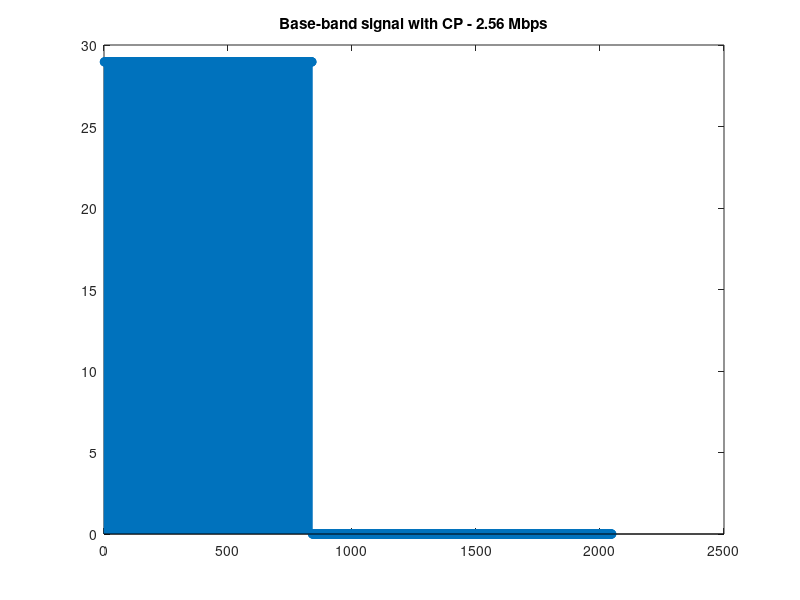

Source code (MATLAB): (Note: this script raises an error after producing the figure.)
clear all;clc;

% ------- Definitions -------
u = 129;
Nzc = 839;
NIFFT = 2048;
NIDFT = 24576;
sc_offset = 0;
v = [10];
%v = [0, 1, 3, 62, 63];
Ncs = 13;
l = 480;
fc = 0.08333;
signal = complex(0,0)*zeros(1,NIFFT);
xuv = complex(0,0)*zeros(1,Nzc);
Pfa = 0.0001;
Pfd = 0.001;
trials_counter = 0;
false_alarm_counter = 0;
correct_rejection_counter = 0;
detection_counter = 0;
false_rejection_counter = 0;

send_preamble = true;
show_figures = true;
add_noise = true;
add_offset = true;

if(send_preamble)
    nOfTransmittedPreambles = length(v);
else
    nOfTransmittedPreambles = 0;
end

nTrials = 1;

tx_shift_adjust = 10;

error_counter = 0;
error_detected_preamble_v = [];
error_signature = [];
error_TA = [];
error_max_values = [];
error_detected_preambles = [];
error_number_of_detected_preamble = [];

%% ****************************** PRACH Transmission ******************************

% ------- Generate local Zadoff-Chu sequence -------
delay = 4;
n = [0:1:(Nzc-1)];
xu_root = exp(-1i*(pi*u.*n.*(n+1))./Nzc);
if(send_preamble)
    for i=1:1:length(v)
        Cv = v(i)*Ncs;
        xuv = xuv + xu_root(mod((n+Cv),Nzc)+1);
        
        if(v(i)==3)
            xuv = xuv + xu_root(mod((n+Cv-delay),Nzc)+1);
        end
    end
end

% ------- Generate base-band signal -------
Xuv = fft(xuv,Nzc);
signal(1+sc_offset : Nzc+sc_offset) = Xuv;
bb_signal = ifft(signal, NIFFT);

% ------- Add CP -------
% Preamble format 0:
Nseq = 2048;
Ncp = 264;
bb_signal_cp = [bb_signal(NIFFT-Ncp+1:NIFFT), bb_signal, zeros(1,tx_shift_adjust)];

if(show_figures)
    figure(1)
    stem(abs(fft(bb_signal_cp,NIFFT)));
    title('Base-band signal with CP - 2.56 Mbps');
end

% ------- Up-sampling by a factor of 12 -------
%y = interp(bb_signal_cp,12,l,fc);
y = upsample(bb_signal_cp,12);

%b = fir1(l,fc);
%freqz(b,1,512);
%y_filtered = filter(b,1,y);

%[b,a] = maxflat(10,2,fc);
%y_filtered = filter(b,a,y);
%fvtool(b,a)

Hd = butterworth3; % Best response curve: flat!
%Hd = maximallyflat2;
y_filtered = filter(Hd,y);

if(show_figures)
    figure(2)
    stem(abs(fft(y,NIDFT)));
    title('Upsampled signal - 2.56 Mbps * 12 = 30.72 Mbps');
    
    figure(3)
    stem(abs(fft(y_filtered((Ncp*12)+1:NIDFT+12*Ncp),NIDFT)));
    title('Low-pass filtered Upsampled signal');
end

y_filtered_adjusted = y_filtered(12*tx_shift_adjust+1:length(y_filtered));

% ------- Time-domain frequency shift -------
theta = 7;
K = 12;
Nrbsc = 12;
Nulrb = 25;
nraprb = 4;
ko = nraprb*Nrbsc - (Nulrb*Nrbsc)/2;
Ncp = 3168;
fo = theta+K*(ko+1/2);
m = 0:1:NIDFT+Ncp-1;
k = m-Ncp;
time_freq_shift = exp((1i*2*pi*fo*k)/NIDFT);
y_shifted = y_filtered_adjusted.*time_freq_shift;

% ------- Add Guard-band interval -------
NG = 2976;
y_shifted = [y_shifted, zeros(1,NG)];

if(show_figures)
    figure(4)
    stem(abs(fft(y_shifted(Ncp+1:NIDFT+Ncp),NIDFT)));
    title('Time Domain Frequency Shifted Base-band Signal');
end

% normalize = true;
% if(normalize)
%     y_shifted = y_shifted/max(abs(y_shifted));
% end

%% ****************************** AWGN and Delay Channel ******************************


if(add_noise)
%     noise_power = -30; % in dBW
%     corrupted_signal = y_shifted + wgn(1,30720,noise_power,'complex');

    snr = -30; % in dB
    corrupted_signal = awgn(y_shifted,snr,'measured');
else
    corrupted_signal = y_shifted;
end

add_offset = false;
if(add_offset)
    offset = 0.3*max(real(corrupted_signal));
    corrupted_signal = corrupted_signal - (offset+0i);
end

add_ta = true;
if(add_ta)
    TA = 0;
    corrupted_signal = [zeros(1,12*TA),corrupted_signal];
end

%% ****************************** PRACH Reception ******************************

% ------- Remove CP and GB -------
rec_signal = corrupted_signal(Ncp+1:NIDFT+Ncp);

if(show_figures)
    figure(5)
    stem(abs(fft(rec_signal,NIDFT)));
    title('Received base-band signal');
end

% ------- Time-domain frequency shift -------
m = 0:1:NIDFT-1;
time_freq_shift = exp((-1i*2*pi*fo*m)/NIDFT);

rec_signal_shifted = rec_signal.*time_freq_shift;

% Adjust delay added by the downsampling filter.
rx_shift_adjust = 3;
adjusted_rec_signal_shifted = [rec_signal_shifted zeros(1,12*rx_shift_adjust)];

if(show_figures)
    figure(6)
    stem(abs(fft(adjusted_rec_signal_shifted,NIDFT)));
    title('Time-domain frequency shifted Received base-band signal');
end

% ------- Downsampling with polyphase filter -------
downsample_factor = 12;
num = [0.00017939033531018 0.000373331595313973 0.00071274312540008 0.00121789473997835 0.00189381011836236 0.00275388375215944 0.00376067623652285 0.00487234517759502 0.00598957449393566 0.00700728758190838 0.00777151701050356 0.00814045427108632 0.00795185498237852 0.00709158862282701 0.00546778367396934 0.00307861305755767 -1.63753592195977e-005 -0.00363923795041085 -0.00753728454262852 -0.0113456884758382 -0.0146531315425441 -0.0169868383944301 -0.017897105615824 -0.0169574750468651 -0.0138553470030869 -0.00839044785522955 -0.000552643816493893 0.00950073408600361 0.0213970980368926 0.0346051144947382 0.0484238439582872 0.0620729050177951 0.0747101454691587 0.0855405957225286 0.0938411757641215 0.0990638802182588 0.100842037329038 0.0990638802182588 0.0938411757641215 0.0855405957225286 0.0747101454691587 0.0620729050177951 0.0484238439582872 0.0346051144947382 0.0213970980368926 0.00950073408600361 -0.000552643816493893 -0.00839044785522955 -0.0138553470030869 -0.0169574750468651 -0.017897105615824 -0.0169868383944301 -0.0146531315425441 -0.0113456884758382 -0.00753728454262852 -0.00363923795041085 -1.63753592195977e-005 0.00307861305755767 0.00546778367396934 0.00709158862282701 0.00795185498237852 0.00814045427108632 0.00777151701050356 0.00700728758190838 0.00598957449393566 0.00487234517759502 0.00376067623652285 0.00275388375215944 0.00189381011836236 0.00121789473997835 0.00071274312540008 0.000373331595313973 0.00017939033531018];
hm = mfilt.firdecim(downsample_factor,num);

downsampled_signal = filter(hm,adjusted_rec_signal_shifted);

adjusted_downsampled_signal = downsampled_signal(rx_shift_adjust+1:length(downsampled_signal));

% ------- Low-pass Filter -------
% Hdd = butterworth3; % Best response curve: flat!
% rec_signal_filtered = filter(Hdd,rec_signal_shifted);
%
% figure(7)
% stem(abs(fft(rec_signal_filtered,NIDFT)));
% title('Low-pass filtered received signal');

% ------- Downsampling -------
%downsampled_signal = downsample(rec_signal_filtered,12);
%downsampled_signal = downsample(rec_signal_shifted,12);

if(show_figures)
    figure(8)
    stem(abs(fft(adjusted_downsampled_signal,NIFFT)));
    title('Downsampled received signal');
end

% ------- FFT received signal -------
rec_fft = fft(adjusted_downsampled_signal,NIFFT)/NIFFT; % The FFT result is scaled by NIFFT. It is also done in the system generator model.

% ------- Estimate the noise reference from the 25 guard subcarriers. -------
nOfRefSamples = 24;
noisy_samples = [rec_fft(Nzc+1:Nzc+12) rec_fft(NIFFT-11:NIFFT)];
%noisy_samples = rec_fft(Nzc+1:Nzc+nOfRefSamples);
%Zref = ((Nzc/NIFFT)^2)*sum(abs(noisy_samples*NIFFT).^2);
Zref = sum(abs(noisy_samples).^2);

% ------- Calculate the scale factor by making use of the Inverse Fisher CDF. -------
alpha = finv(1-Pfa,2,2*nOfRefSamples)/nOfRefSamples;

% ------- Calculate Threshold -------
adjust_factor = 577000;
treshold = alpha*adjust_factor*Zref;

% ------- Sub-carrier de-mapping -------
rec_Xuv = rec_fft(1:Nzc);

% ------- Generate local Zadoff-Chu root sequence with fixing cyclic shift due to the delay caused by the filter(s) -------
max_Xu_root_value = 28.9655;
fix_factor = 0;
xu_root_modified = xu_root(mod((n-fix_factor),Nzc)+1);
Xu_root = fft(xu_root_modified, Nzc)/max_Xu_root_value; % The Root sequence is scaled by max_Xu_root_value so that its maximum value is 1.

% ------- Multiply Local Zadoff-Chu root sequence by received sequence -------
conj_Xu_root = conj(Xu_root);
multiplied_sequences = (rec_Xuv.*conj_Xu_root);

% ------- Squared modulus used for peak detection -------
pdp_freq = ifft(multiplied_sequences,NIFFT)*(max_Xu_root_value*NIFFT);
pdp = abs(pdp_freq).^2;

%if(show_figures)
    stem(0:1:NIFFT-1,pdp)
%end